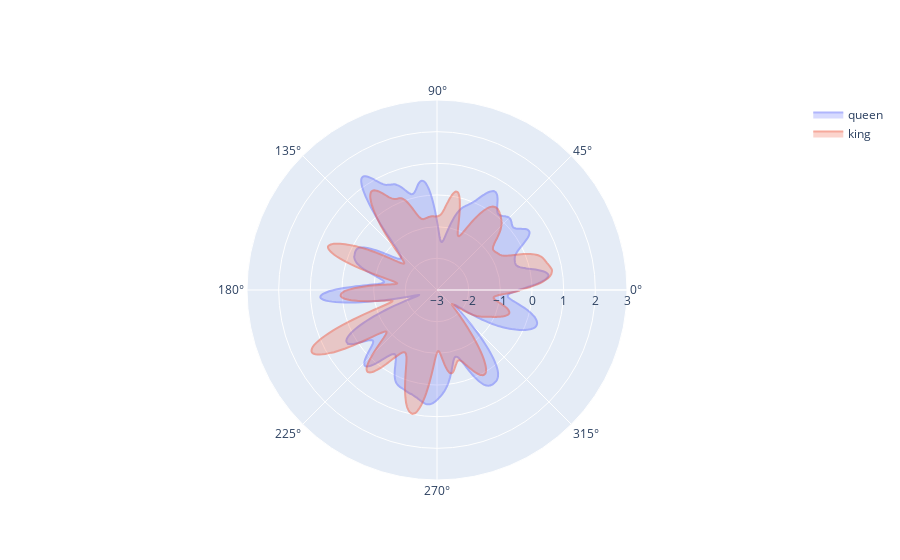

The cell this chart's notebook holds for it:
### Code cell
def compute_representation(word, vocab_emb_matrix, path, coefs, filter):
    """Compute the word representation after applying coefficient and convolution filter."""
    id = tokenizer.convert_tokens_to_ids([word])[0]
    print(str(tokenizer.decode([id])), end=' ')
    word_repr = np.array([vocab_emb_matrix[id, dim] * coefs[i] for i, dim in enumerate(path)])
    word_repr = circular_convolution(word_repr, filter)
    return word_repr

# List of words
words = ["queen", "king"]

# Compute representations for each word
word_representations = [compute_representation(word, vocab_emb_matrix, path, coefs, filter) for word in words]

# Plot the words
fig = go.Figure()

for word_repr, word in zip(word_representations, words):
    fig.add_trace(go.Scatterpolar(r=word_repr, name=word, fill='toself', opacity=0.50))

fig.update_layout(polar=dict(radialaxis=dict(range=[-3, 3])))
fig.show()

### Figure 1 — Plotly figure (JSON) as saved in the notebook; plotly's stock layout.template omitted (floating-point values rounded to 4 significant figures; data arrays with more than 128 entries replaced by an {"elided": "..."} marker saying what was removed)
{"data": [{"fill": "toself", "name": "queen", "opacity": 0.5, "r": {"elided": "769 float values"}, "type": "scatterpolar"}, {"fill": "toself", "name": "king", "opacity": 0.5, "r": {"elided": "769 float values"}, "type": "scatterpolar"}], "layout": {"polar": {"radialaxis": {"range": [-3, 3]}}}}
